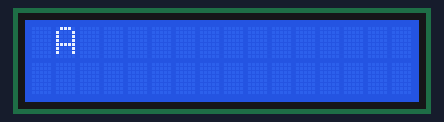
Recording of a program running on a simulated ATmega32, built with avr-gcc and emulated at 1 MHz. On the bench: 16×2 character LCD. Wiring (inferred from the names in the program): character LCD (HD44780): RS PC0; E PC2; data PB0, PB1, PB2, PB3, PB4, PB5, PB6, PB7. At 28.1 s the program stops and its outputs stay as they are.

Above: at 2.1 s.
At 4.1 s:
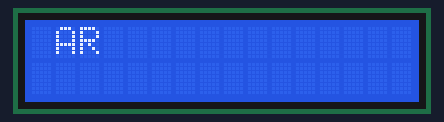
At 6.1 s:
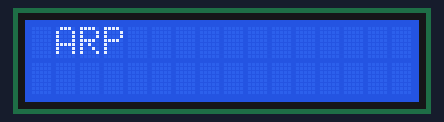
At 8.1 s:
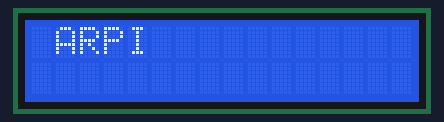
At 14.1 s:
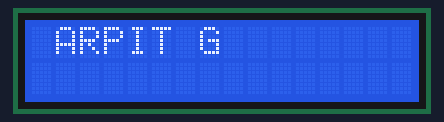
At 24.1 s:
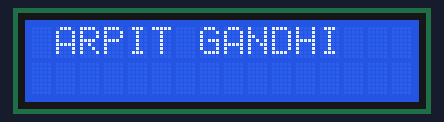

Measured:
- what the display in image 0 shows lasts 2.0 s, from 2.0 s to 4.0 s

The program:

main.c
```c
# define F_CPU 1000000UL
#include<avr/io.h>
#include<stdint.h>
#include<util/delay.h>
#define LCD_DATA PORTB     //data line
#define ctrl PORTC        //command line
#define en PC2
#define rs PC0
void LCD_cmd(unsigned char cmd);
void init_LCD();
void LCD_print(unsigned char data);

void init_LCD(){
	LCD_cmd(0x38);
	_delay_ms(1);
	LCD_cmd(0x0E);            // Display on, cursor blinking
	_delay_ms(1);
	LCD_cmd(0x01);
	_delay_ms(1);
}
void LCD_cmd(unsigned char cmd){
	LCD_DATA=cmd;
	PORTC&=~(1<<rs);
	PORTC|= (1<<en);
	_delay_ms(1);
	PORTC&= ~(1<<en);
}
void LCD_print(unsigned char data){
	LCD_DATA=data;
	PORTC|= (1<<rs);
	PORTC|= (1<<en);
	_delay_ms(1);
	PORTC&= ~(1<<en);
}
int main(void){
	char ch[]=" ARPIT GANDHI ";
	int c=0;
	DDRB=0xFF;    //data line as output
	DDRC|=(1<<rs)|(1<<en);    //command line as output
		init_LCD();
		_delay_ms(10);
		LCD_cmd(0x0C);
		_delay_ms(10);
		while(ch[c]!='\0'){
			LCD_print(ch[c]);
			_delay_ms(1000);
			LCD_cmd(0x06);
			_delay_ms(1000);
			c++;
		}
}
```
